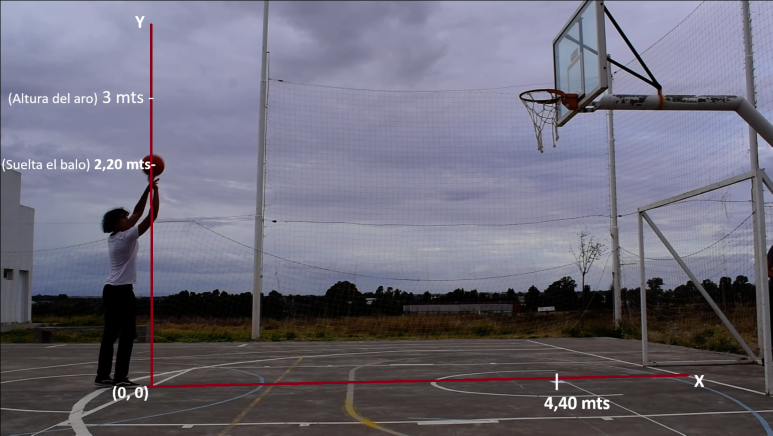
#> input picture teorico/Fisica-teorico/Fisica-teorico/Fisica/data/inicio.png, 1545 x 871 px, found by its file name (shown at 1/2 size)
$ jupyter execute --allow-errors FisicaTeorico.ipynb
#> lines starting #> are read from the running program, lines starting #| are printed output that depends on the picture
[cell 1]
# importamos librerias de nuestro interes para el proyecto
from google.colab import drive
from PIL import Image
from IPython.display import display
from PIL import Image
import numpy as np
# Montar Google Drive
drive.mount('/content/drive')

#Análisis del Tiro Oblicuo: Trayectoria y Cinemática

Introducción:
El tiro oblicuo es un concepto fundamental en la física que involucra el movimiento de un objeto lanzado en un ángulo respecto a la horizontal. Este fenómeno se encuentra presente en numerosas situaciones cotidianas.

>Este proyecto se centra en analizar la trayectoria y la cinemática de un objeto en tiro oblicuo, utilizando herramientas y principios de la física clásica.

##Objetivos:

Comprender los conceptos básicos de tiro oblicuo y cinemática.
Analizar la trayectoria de un objeto en tiro oblicuo en función de diferentes ángulos de lanzamiento y velocidades iniciales.
Estudiar la cinemática del movimiento, incluyendo la velocidad, la aceleración y la posición en función del tiempo.
Comparar y contrastar los resultados teóricos con experimentos prácticos.

##Metodología:

*  Análisis Teórico: Se utilizarán ecuaciones de movimiento para predecir la trayectoria de un objeto en tiro oblicuo bajo diferentes condiciones iniciales.

* Simulaciones por Computadora: Se emplearán programas de simulación para visualizar y analizar la trayectoria y cinemática del movimiento.
Experimentos Prácticos: Se llevarán a cabo experimentos utilizando un lanzador y un sistema de medición adecuado para registrar datos experimentales.

* Análisis de Datos: Se compararán los resultados teóricos con los datos experimentales para evaluar la precisión de los modelos utilizados.

* Resultados Esperados: Determinación de la relación entre el ángulo de lanzamiento y la distancia recorrida por el objeto.
Identificación de patrones en la cinemática del movimiento en tiro oblicuo.
Validación de los modelos teóricos mediante la comparación con datos experimentales.
Conclusiones sobre la importancia y aplicaciones prácticas del tiro oblicuo en la física y otras disciplinas.

# Analisis Teorico

En este analisis teorico vamos a partir de las ecuaciones de las cinematica vistas en la catedra. Intentaremos calcular la teoricamente a partir de los datos tomados en el experimento, la velocidad inicial con la que sale el objeto, su angulo su altura maxima y la velocidad con la que llega al objetivo.

[cell 2]
# Cargamos las imagenes que utilizamos para realizar el analisis teorico
ruta_imagen_altura_max = '/content/drive/MyDrive/Fisica/data/alturamax.png'
ruta_imagen_inicio = '/content/drive/MyDrive/Fisica/data/inicio.png'
ruta_imagen_final = '/content/drive/MyDrive/Fisica/data/fin.png'

* Para esto tomamos de la practica las siguientes condiciones iniciales:
    - Altura del Aro: 3 mts.
    - Altura en la que fue soltado el objeto: 2,25 mts.
    - Distancia al Aro: 4,40 mts.
* Tengamos en cuenta que para nuestro experimento el vector aceleracion solo esta en la componente de las "Y" y su valor absoluto es $$ 9.81 m/s^2  $$
* Ademas del experimento gracias a los fotogramas del video pudimos observar el tiempo de los siguientes momentos:
El video capturado es de 30 fps por lo cual transcurren 0,0333 seg cada frame.

  - Tiempo inicial : 0 frame.
  - Tiempo de altura maxima: 18 frame.
  - Tiempo que llega al Aro: 32 frame.

Para continuar con el analisis pasamos los anteriores frames a segundos

[cell 3]
def frames_a_segundos(frames_array, fps=30):
    segundos_array = [frame / fps for frame in frames_array]
    return segundos_array

# Definimos los tiempos en frames
tiempo_inicio_frame = 0
tiempo_max_altura_frame = 18
tiempo_llega_al_aro_frame = 32

# Creamos el array de frames
frames_array = [tiempo_inicio_frame, tiempo_max_altura_frame, tiempo_llega_al_aro_frame]

# Convertimos los frames a segundos
segundos_array = frames_a_segundos(frames_array)

print("Array de frames:", frames_array)
print("Array de segundos:", segundos_array)

# Mostramos el momento inicial para comenzar con el analisis

[cell 4]
# Abre la imagen
imagen = Image.open(ruta_imagen_inicio)
#> imagen is the input picture: PIL image 1545x871 RGBA; mean R, G, B, A 108.8, 106.7, 121.2, 255
# Redimensionamos
imagen_redimensionada = imagen.resize((imagen.width // 2, imagen.height // 2))
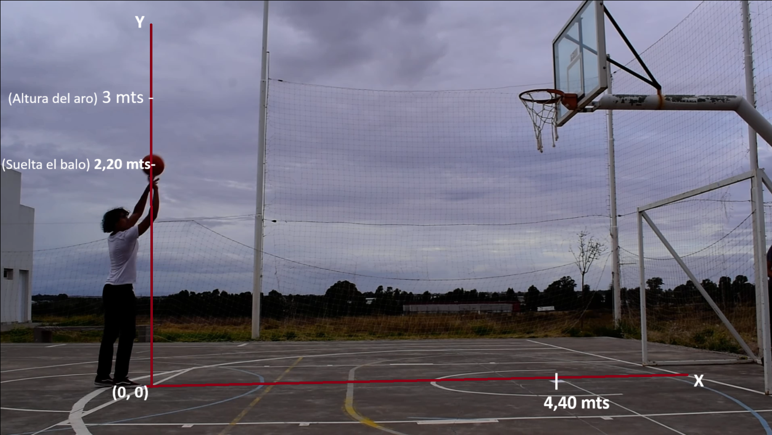
#> imagen_redimensionada: PIL image 772x435 RGBA; mean R, G, B, A 108.9, 106.8, 121.2, 255
# Muestra la imagen
display(imagen_redimensionada)
print("imagen en inicial en tiempo: ", segundos_array[0], "s."  )

>Las ecuaciones de la cinemática, que relacionan la posición final, la posición inicial, la velocidad inicial, la velocidad final, la aceleración y el tiempo, son las siguientes:

1. **Ecuación de posición sin aceleración:**
   $$ \mathbf{r} = \mathbf{r}_0 + \mathbf{v}_0 \cdot t $$

2. **Ecuación de velocidad sin aceleración:**
   $$ \mathbf{v} = \mathbf{v}_0 $$

3. **Ecuación de posición con aceleración constante:**
   $$ \mathbf{r} = \mathbf{r}_0 + \mathbf{v}_0 \cdot t + \frac{1}{2} \cdot \mathbf{a} \cdot t^2 $$

4. **Ecuación de velocidad con aceleración constante:**
   $$ \mathbf{v} = \mathbf{v}_0 + \mathbf{a} \cdot t $$

>Vamos a comenzar dividiendo los vectores posicion, velocidad y aceleración en los ejes **x** e **y**

* Para el **vector posicion**
\
\begin{cases}
r_x =x \\
r_y = y
\end{cases}

* Para el **vector velocidad**
\
\begin{cases}
v_x = v \cdot \sin(\theta) \\
v_y = v \cdot \cos(\theta)
\end{cases}

* Para el **vector aceleracion**
\
\begin{cases}
a_x = 0\\
a_y = -9.81 m/s^2
\end{cases}

# Momento de altura maxima para calcular la velocidad inicial

[cell 5]
# Abre la imagen
imagen = Image.open(ruta_imagen_altura_max)
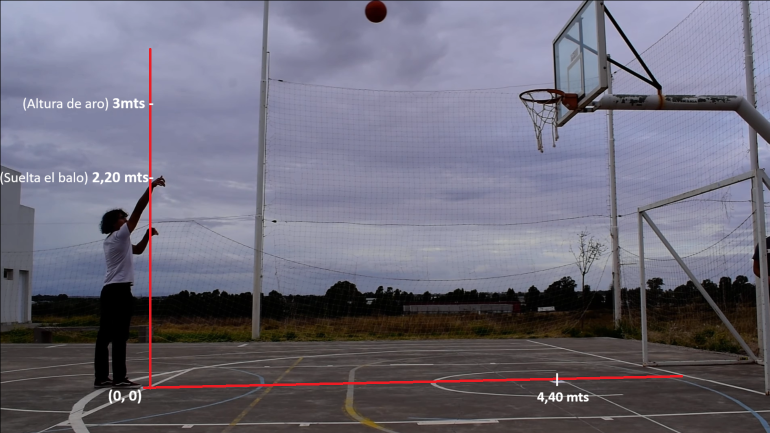
#> input picture teorico/Fisica-teorico/Fisica-teorico/Fisica/data/alturamax.png, 1539 x 866 px, found by its file name (shown at 1/2 size)
#> imagen is the input picture: PIL image 1539x866 RGBA; mean R, G, B, A 109.6, 107.1, 121.5, 255
# Redimensionamos
imagen_redimensionada = imagen.resize((imagen.width // 2, imagen.height // 2))
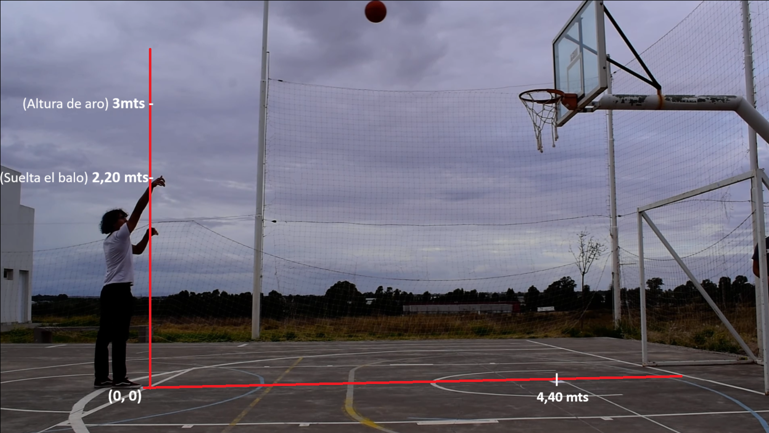
#> imagen_redimensionada: PIL image 769x433 RGBA; mean R, G, B, A 109.6, 107.1, 121.5, 255
# Muestra la imagen
display(imagen_redimensionada)
print("imagen en punto maximo en tiempo: ", segundos_array[1], "s."  )

### Analisis para la velocidad Inicial en un Ejemplo puntual
#### En eje Y
A partir de aquí podemos deducir que en el punto maximo la **velociadad en Y** es "0" ya que llega a su punto maximo gracias al video obtenemos como dato el tiempo de la altura maxima que es "0.6s"

**Reemplazando en la ecuacion de velocidad con aceleración constante:**
   $$ \mathbf{0} = \mathbf{v}_0y - \mathbf{9.81} m/s^2 \cdot 0.6s $$
   $$ \mathbf{v}_0y = \mathbf{9.81} m/s^2 \cdot 0.6 s $$
   $$ \mathbf{v}_0y = 5.88 m/s $$

#### En eje X
Como en el eje X la aceleracion es cero podemos calcular la velocidad inicial en **x**
   $$ \mathbf{x}_f = \mathbf{x}_0 + \mathbf{v}_0x \cdot t $$
   $$ 4,40mts = 0mts + \mathbf{v}_0x \cdot 1.06s $$
   $$ \mathbf{v}_0x = 4,15m/s $$

#### Calculo del Vector velocidad

  $$  V = \sqrt{v_x^2 + v_y^2} $$
  $$  V = \sqrt{4,15^2 + 5,88^2} $$
  $$  V = 7,19 m/s $$

#### Calculo del angulo para el vector velocidad
  $$v_x = v \cdot \sin(\theta)  $$
  $$4,15 m/s = 7,19 m/s \cdot \sin(\theta)  $$
  $$ \theta = 35,25°  $$

### Analisis para la poscion maxima del balon
#### En eje Y
Con la velocidad inicial en y calculada, podemos saber el la altura maxima
**Ecuación de posición con aceleración constante:**
   $$ \mathbf{y}_m = \mathbf{y}_0 + \mathbf{v}_0y \cdot t + \frac{1}{2} \cdot \mathbf{a} \cdot t^2 $$
   $$ \mathbf{y}_m = \mathbf{2,25}mts + \mathbf{5.88} m/s \cdot 0,6 s - \frac{1}{2} \cdot \mathbf{9,81} m/s^2 \cdot (0,6)^2 s^2 $$

   $$ \mathbf{y}_m = 4,014 mts $$

#### En eje X
  Como en el eje X la aceleracion es cero podemos calcular la posicion maxima en **x**
   $$ \mathbf{x}_m = \mathbf{x}_0 + \mathbf{v}_0x \cdot t $$
   $$ \mathbf{x}_m = 0mts + 4,15m/s \cdot 0.6s $$
   $$ \mathbf{x}_m  = 2,49m $$

[cell 6]
# Abre la imagen
imagen_final = Image.open(ruta_imagen_final)
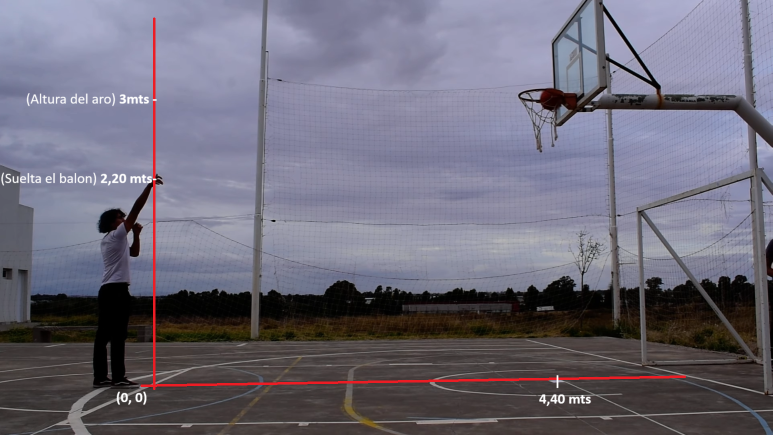
#> input picture teorico/Fisica-teorico/Fisica-teorico/Fisica/data/fin.png, 1545 x 870 px, found by its file name (shown at 1/2 size)
#> imagen_final is the input picture: PIL image 1545x870 RGBA; mean R, G, B, A 109.9, 107.1, 121.6, 255
# Redimensionamos

# Muestra la imagen
display(imagen_final)
print("imagen en final en tiempo: ", segundos_array[2], "s."  )

# confeccion de formula para obtener un Array de trayectoria

[cell 7]
def calcular_posiciones_altura_maxima(x0, y0, xf, altura_maxima_time, tiempo_final):
    # Constante de aceleración
#> called with x0 = 0, y0 = 2.25, xf = 4.4, altura_maxima_time = 0.6, tiempo_final = 1.06
    a = 9.81  # m/s^2

    # Calculando velocidad inicial en y
    v0y = a * altura_maxima_time

    # Calculando velocidad inicial en x
    v0x = xf / tiempo_final

    # Calculando altura máxima
    ym = y0 + v0y * altura_maxima_time - 0.5 * a * altura_maxima_time ** 2

    # Calculando posición máxima en x
    xm = v0x * altura_maxima_time

    # Calculando velocidad total y ángulo
    V = np.sqrt(v0x ** 2 + v0y ** 2)
    theta = np.arcsin(v0x / V)

    # Tiempo total en segundos
    tiempo_total = np.arange(0, tiempo_final, 0.01)

    # Arrays para almacenar las posiciones en x, y, y el tiempo
    posiciones_x = []
    posiciones_y = []
    tiempos = []

    # Calculando posición en x, posición en y, y tiempo para cada intervalo de 10 ms
    for t in tiempo_total:
              # Posición en x
              x = v0x * t
              posiciones_x.append(x)
              # Posición en y
              y = y0 + v0y * t - 0.5 * a * t ** 2
              posiciones_y.append(y)
              # Tiempo
              tiempos.append(t)
    return np.array(posiciones_x), np.array(posiciones_y), np.array(tiempos)

# Datos de entrada
x0 = 0  # Posición inicial en x
y0 = 2.25  # Posición inicial en y
xf = 4.40  # Posición final en x
altura_maxima_time = 0.6  # Tiempo en segundos en el que alcanza la altura máxima
tiempo_final = 1.06  # Tiempo final en segundos

# Llamada a la función
pos_x, pos_y, tiempos = calcular_posiciones_altura_maxima(x0, y0, xf, altura_maxima_time, tiempo_final)

# Imprimir los resultados
print("Posiciones en x:", pos_x)
print("Posiciones en y:", pos_y)
print("Tiempos:", tiempos)

[cell 8]
print("Posiciones en x:", pos_x[60])
print("Posiciones en y:", pos_y[60])
print("Tiempos:", tiempos[60])

[cell 9]
from PIL import Image

# Carga la imagen
imagen = Image.open(ruta_imagen_altura_max)  # Cambia "nombre_de_la_imagen.jpg" por el nombre de tu imagen

# Obtiene el alto y ancho de la imagen
ancho, alto = imagen.size
#> ancho = 1539; alto = 866

# Imprime el alto y ancho en pixeles
print("Alto de la imagen:", alto, "píxeles")
#| Alto de la imagen: 866 píxeles
print("Ancho de la imagen:", ancho, "píxeles")
#| Ancho de la imagen: 1539 píxeles

[cell 10]
import matplotlib.pyplot as plt

# Dibuja un punto en las coordenadas (x, y) en la imagen
def dibujar_punto(imagen, x, y):
    plt.imshow(imagen)
#> (this line was passed over: IPython is not available in this run)
    plt.scatter(x, y, color='red', s=20)  # s es el tamaño del punto
#> (this line was passed over: IPython is not available in this run)
    plt.show()

# Supongamos que tienes una imagen llamada 'imagen' ya cargada

# Coordenadas del punto que deseas dibujar
x_punto = 373
y_punto = 343

# Dibujar el punto en la imagen
dibujar_punto(imagen_final, x_punto + ( pos_x* 200), y_punto -(pos_y*200))

Conclusiones:
El proyecto proporcionará una comprensión más profunda de los principios de tiro oblicuo y cinemática, así como su relevancia en diversos contextos. Además, permitirá explorar las limitaciones y las aplicaciones prácticas de los modelos teóricos en situaciones reales.

Referencias:
Se hará referencia a libros de texto, artículos científicos y recursos en línea sobre física, tiro oblicuo y cinemática para respaldar el desarrollo del proyecto.

[cell 11]
import matplotlib.pyplot as plt

[cell 12]
plt.plot(pos_x,pos_y)
#> (this line was passed over: IPython is not available in this run)

[cell 13]
plt.plot(tiempos,pos_y)
#> (this line was passed over: IPython is not available in this run)

[cell 14]
plt.plot(tiempos,pos_x)
#> (this line was passed over: IPython is not available in this run)
